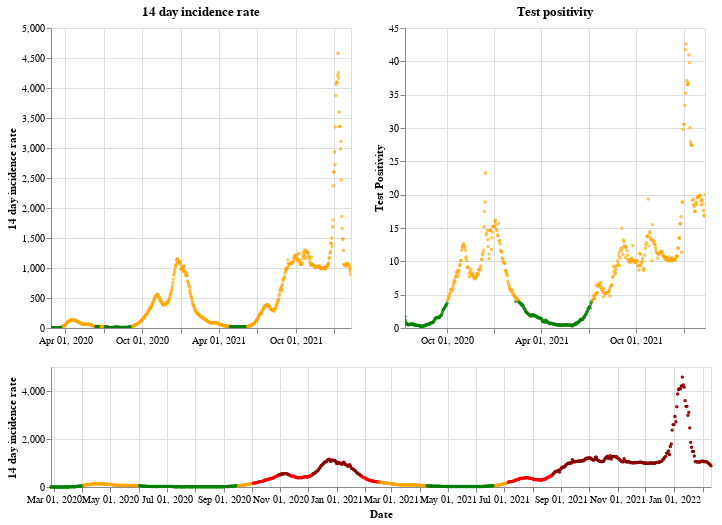

This figure's notebook cell:
### Markdown cell above
## Wales

### Code cell
plot_traffic_light('Wales')

### Figure 1 — Vega-Lite specification as saved in the notebook (floating-point values rounded to 4 significant figures; data arrays with more than 128 entries replaced by an {"elided": "..."} marker saying what was removed)
{"config": {"view": {"continuousWidth": 400, "continuousHeight": 300}}, "vconcat": [{"hconcat": [{"mark": {"type": "point", "size": 2}, "encoding": {"color": {"condition": {"value": "green", "test": "(datum.twoWeeklyCasesRate <= 25)"}, "value": "orange"}, "tooltip": [{"type": "nominal", "field": "areaName"}, {"type": "temporal", "field": "date"}, {"type": "quantitative", "field": "twoWeeklyCasesRate"}, {"type": "quantitative", "field": "testPositivity"}], "x": {"type": "temporal", "axis": {"title": ""}, "field": "date", "scale": {"domain": {"selection": "DateBrush"}}, "timeUnit": "yearmonthdate"}, "y": {"type": "quantitative", "axis": {"title": "14 day incidence rate"}, "field": "twoWeeklyCasesRate"}}, "title": "14 day incidence rate", "width": 300}, {"mark": {"type": "point", "size": 2}, "encoding": {"color": {"condition": {"value": "green", "test": "(datum.testPositivity <= 4)"}, "value": "orange"}, "tooltip": [{"type": "nominal", "field": "areaName"}, {"type": "temporal", "field": "date"}, {"type": "quantitative", "field": "twoWeeklyCasesRate"}, {"type": "quantitative", "field": "testPositivity"}], "x": {"type": "temporal", "axis": {"title": ""}, "field": "date", "scale": {"domain": {"selection": "DateBrush"}}, "timeUnit": "yearmonthdate"}, "y": {"type": "quantitative", "axis": {"title": "Test Positivity"}, "field": "testPositivity"}}, "title": "Test positivity", "width": 300}]}, {"layer": [{"mark": {"type": "point", "size": 2}, "encoding": {"color": {"condition": {"value": "orange", "test": "(((datum.testPositivity < 4) && (datum.twoWeeklyCasesRate >= 50)) && (datum.twoWeeklyCasesRate < 200))"}, "value": "red"}, "opacity": {"condition": {"value": 1, "test": "((datum.twoWeeklyCasesRate >= 50) && (datum.twoWeeklyCasesRate < 500))"}, "value": 0}, "tooltip": [{"type": "nominal", "field": "areaName"}, {"type": "temporal", "field": "date"}, {"type": "quantitative", "field": "twoWeeklyCasesRate"}, {"type": "quantitative", "field": "testPositivity"}], "x": {"type": "temporal", "axis": {"title": "Date"}, "field": "date", "timeUnit": "yearmonthdate"}, "y": {"type": "quantitative", "axis": {"title": "14 day incidence rate"}, "field": "twoWeeklyCasesRate"}}, "selection": {"DateBrush": {"type": "interval", "encodings": ["x"], "fields": ["Time"]}}}, {"mark": {"type": "point", "size": 2}, "encoding": {"color": {"value": "darkred"}, "opacity": {"condition": {"value": 1, "test": "(datum.twoWeeklyCasesRate >= 500)"}, "value": 0}, "tooltip": [{"type": "nominal", "field": "areaName"}, {"type": "temporal", "field": "date"}, {"type": "quantitative", "field": "twoWeeklyCasesRate"}, {"type": "quantitative", "field": "testPositivity"}], "x": {"type": "temporal", "axis": {"title": "Date"}, "field": "date", "timeUnit": "yearmonthdate"}, "y": {"type": "quantitative", "axis": {"title": "14 day incidence rate"}, "field": "twoWeeklyCasesRate"}}}, {"mark": {"type": "point", "size": 2}, "encoding": {"color": {"condition": {"value": "green", "test": "((datum.testPositivity < 4) && (datum.twoWeeklyCasesRate < 50))"}, "value": "orange"}, "opacity": {"condition": {"value": 1, "test": "(datum.twoWeeklyCasesRate < 50)"}, "value": 0}, "tooltip": [{"type": "nominal", "field": "areaName"}, {"type": "temporal", "field": "date"}, {"type": "quantitative", "field": "twoWeeklyCasesRate"}, {"type": "quantitative", "field": "testPositivity"}], "x": {"type": "temporal", "axis": {"title": "Date"}, "field": "date", "timeUnit": "yearmonthdate"}, "y": {"type": "quantitative", "axis": {"title": "14 day incidence rate"}, "field": "twoWeeklyCasesRate"}}}], "height": 120, "width": 660}], "data": {"name": "data-013e6fbf461fcf2f5ce208602784aa11"}, "$schema": "https://vega.github.io/schema/vega-lite/v4.8.1.json", "datasets": {"data-013e6fbf461fcf2f5ce208602784aa11": {"elided": "715 records"}}}
